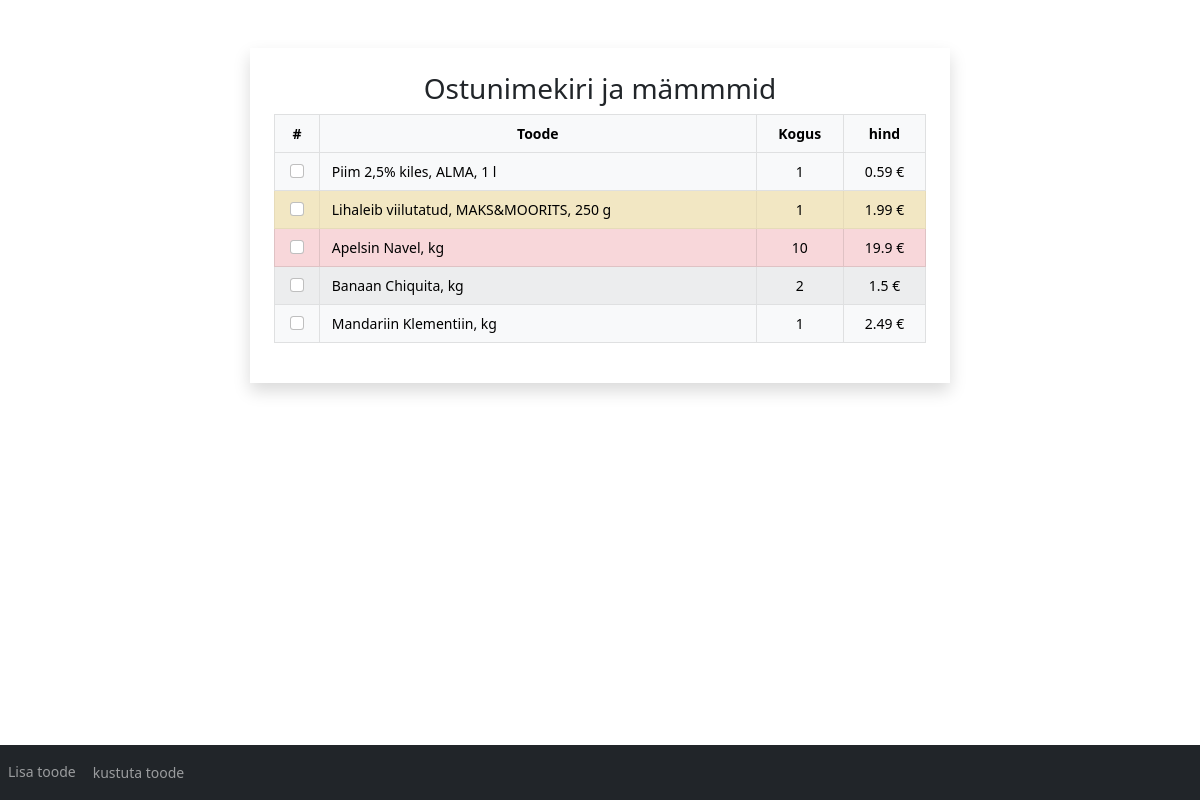
The page / on the database its author committed.
### modules/list.py (models this page shows, shortened)
class ToBuyList(db.Model):
    __tablename__='things_to_buy'
    id = db.Column(db.Integer, primary_key=True, autoincrement=True)
    toode = db.Column(db.String(50), nullable=False)
    hind = db.Column(db.String(20), nullable=True)
    kogus = db.Column(db.Integer, nullable=False)
    hind_kogus = db.Column(db.String(20), nullable=True)
    tahtsus = db.Column(db.Integer, nullable=True)
    date = db.Column(db.String(30), nullable=False)

### app.py (the view, shortened to what this page needs)
@app.route('/', methods=['POST','GET'])
def home():
    toode, hind, kogus, _ , tahtsus, id = GetData().all_data()
    form = SearchForms()
    raw_data = ShoppingList.query
    if(form.kustuta_box.data and request.method=="POST"):
        x = request.form.getlist('optradio')
        for y in x:
            find_me = ToBuyList.find_by_id(y)
            ToBuyList.delete_from_db(find_me)
        return redirect(url_for('home'))
    return render_template('home.html', form=form, toode=zip(toode, kogus, hind, tahtsus, id))

### forms.py
class SearchForms(FlaskForm):
    toode_box = StringField('toode')
    toode_test_box = SelectField('Otsi toodet',choices=[i for i in csv_file['Toode']])
    kogus_box = StringField('kogus')
    kirjeldus_box = TextAreaField('kirjeldus')
    lisa_box = SubmitField('lisa toode')
    kustuta_box = SubmitField('kustuta toode')
    kustuta_link = HiddenField('kustuta')
    toode_check = BooleanField('Checkboxs')
    tahtsus = RadioField('Tähtsus', choices=[
                                            (1,'Tähtis'),
                                            (2,'Keskmine'),
                                            (3,'Väike')
                                ])

### dataParser.py (called while the page is built)
    @classmethod
    def all_data(cls):
        toode =  [x.toode for x in ToBuyList.query.all()]
        hind = [x.hind for x in ToBuyList.query.all()]
        kogus = [x.kogus for x in ToBuyList.query.all()]
        hind_kogus = [x.hind_kogus for x in ToBuyList.query.all()]
        tahtsus = [x.tahtsus for x in ToBuyList.query.all()]
        id = [x.id for x in ToBuyList.query.all()]
        return toode, hind, kogus, hind_kogus, tahtsus, id

### templates/home.html (shortened to what this page needs)
<!doctype html>
<html lang="en">
  <head>
<link href="../static/assets/dist/css/bootstrap.min.css" rel="stylesheet">
    <link href="../static/css/dashboard.css" rel="stylesheet">
  </head>
  <body class="text-center">
    <link href="https://cdnjs.cloudflare.com/ajax/libs/select2/4.0.10/css/select2.min.css" rel="stylesheet" />
    <nav class="navbar navbar-expand-sm bg-dark navbar-dark fixed-bottom">
      <ul class="navbar-nav">
        <li class="nav-item">
          <li class="nav-item">
            <a class="nav-link" data-toggle="modal" data-target="#myModal">Lisa toode</a>
          </li>
          <form method="POST">
            {{ form.kustuta_box(class="btn btn-link nav-link btn-sm") }}
        </li>
      </ul>
    </nav>
    <div class="container mt-5 shadow p-4 mb-4 bg-white" style="width: 700px;">
      <h3>Ostunimekiri ja mämmmid</h3>
        <table class="table table-hover table-striped table-light table-bordered">
          <thead class="thead-dark ">
            <tr >
              <th scope="col">#</th>
              <th scope="col">Toode</th>
              <th scope="col">Kogus</th>
              <th scope="col">hind</th>
            </tr>
          </thead>
            <tbody>
              <tr>
              {% for x,y,z,i,u in toode%}
                {% if i == 1 %}
                  <tr class="table-danger">
                {% elif i == 2 %}
                  <tr class="table-warning">
                {% else %}
                  <tr>
                {% endif %}
                <th scope="row">
                  <input type="checkbox" class="form-check-input"  name="optradio" value={{ u }}></th>
                <td style="text-align: start;">
                    {{ x }}
               </td>
                <td>{{ y }}</td>
                <td>{{ z }}</td>
              </tr>
              {% endfor %}
        </tbody>
      </table>
    </div>
  </body>
</html>

### static/css/dashboard.css (style rules this page uses)
body { font-size: .875rem; }

### rows shown on the page
ToBuyList: toode "Piim 2,5% kiles, ALMA, 1 l", toode "0.59 €"
ToBuyList: toode "Lihaleib viilutatud, MAKS&MOORITS, 250 g", toode "1.99 €"
ToBuyList: toode "Apelsin Navel, kg", toode "19.9 €"
ToBuyList: toode "Banaan Chiquita, kg", toode "1.5 €"
ToBuyList: toode "Mandariin Klementiin, kg", toode "2.49 €"

### other values the page prints
{{ y }} "1" "1" "10" "2" "1"
